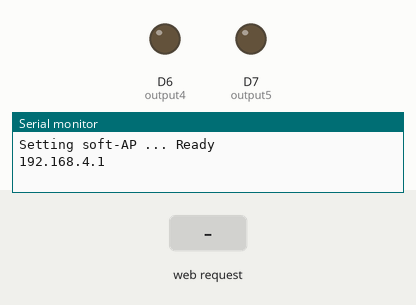
Simulated run of this sketch. Board: ESP8266 (NodeMCU). Shown: output pins drawn as LEDs (lit = HIGH), the last lines printed to the serial monitor. The inputs (shaded band) are chosen by the test bench.

Above: at 1.2 s.
1.3 s: HTTP request GET /D7/on received
At 1.9 s:
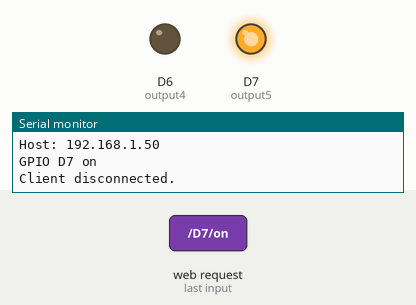
2.8 s: HTTP request GET /D6/on received
At 4.0 s:
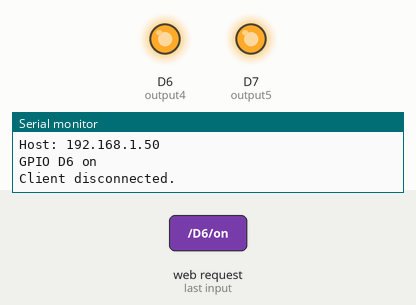
4.3 s: HTTP request GET /D7/off received
At 5.4 s:
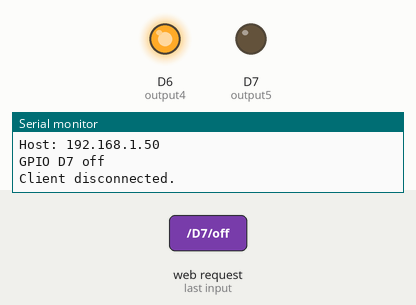
5.8 s: HTTP request GET /D6/off received
At 6.5 s:
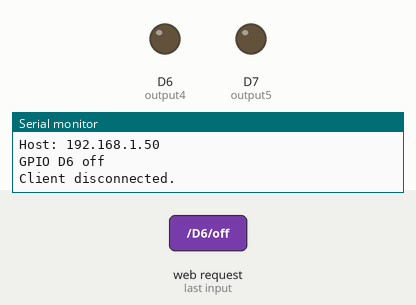
Timing chart, 0 to 8.3 s (numbered marks = the images above; inputs shaded):
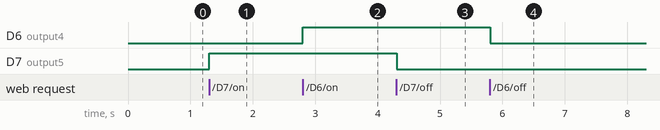

The sketch:

HTTP_test2.ino
```cpp
/*********
  Rui Santos
  Complete project details at http://randomnerdtutorials.com
*********/

// Load Wi-Fi library
#include <ESP8266WiFi.h>

// Replace with your network credentials
const char* ssid     = "abhi.sree";
const char* password = "abhilash";

// Set web server port number to 80
WiFiServer server(80);

// Variable to store the HTTP request
String header;

// Auxiliar variables to store the current output state
String output5State = "off";
String output4State = "off";

// Assign output variables to GPIO pins
const int output5 = 13;
const int output4 = 12;

void setup() {
  Serial.begin(115200);
  // Initialize the output variables as outputs
  pinMode(output5, OUTPUT);
  pinMode(output4, OUTPUT);
  // Set outputs to LOW
  digitalWrite(output5, LOW);
  digitalWrite(output4, LOW);

  // Connect to Wi-Fi network with SSID and password

  Serial.print("Setting soft-AP ... ");
  boolean result = WiFi.softAP("abhi.sreeESP", "abhilash_esp");
  if(result == true)
  {
    Serial.println("Ready");
  }
  else
  {
    Serial.println("Failed!");
  }
  Serial.println(WiFi.softAPIP());
  server.begin();
}

void loop(){
  WiFiClient client = server.available();   // Listen for incoming clients

  if (client) {                             // If a new client connects,
    Serial.println("New Client.");          // print a message out in the serial port
    String currentLine = "";                // make a String to hold incoming data from the client
    while (client.connected()) {            // loop while the client's connected
      if (client.available()) {             // if there's bytes to read from the client,
        char c = client.read();             // read a byte, then
        Serial.write(c);                    // print it out the serial monitor
        header += c;
        if (c == '\n') {                    // if the byte is a newline character
          // if the current line is blank, you got two newline characters in a row.
          // that's the end of the client HTTP request, so send a response:
          if (currentLine.length() == 0) {
            // HTTP headers always start with a response code (e.g. HTTP/1.1 200 OK)
            // and a content-type so the client knows what's coming, then a blank line:
            client.println("HTTP/1.1 200 OK");
            client.println("Content-type:text/html");
            client.println("Connection: close");
            client.println();

            // turns the GPIOs on and off
            if (header.indexOf("GET /D7/on") >= 0) {
              Serial.println("GPIO D7 on");
              output5State = "on";
              digitalWrite(output5, HIGH);
            } else if (header.indexOf("GET /D7/off") >= 0) {
              Serial.println("GPIO D7 off");
              output5State = "off";
              digitalWrite(output5, LOW);
            } else if (header.indexOf("GET /D6/on") >= 0) {
              Serial.println("GPIO D6 on");
              output4State = "on";
              digitalWrite(output4, HIGH);
            } else if (header.indexOf("GET /D6/off") >= 0) {
              Serial.println("GPIO D6 off");
              output4State = "off";
              digitalWrite(output4, LOW);
            }

            // Display the HTML web page
            client.println("<!DOCTYPE html><html>");
            client.println("<head><meta name=\"viewport\" content=\"width=device-width, initial-scale=1\">");
            client.println("<meta charset=\"UTF-8\">");
            client.println("<title>Website Design </title>");
            client.println("<link rel=\"icon\" href=\"data:,\">");
            client.println("<link rel=\"stylesheet\" href=\"https://maxcdn.bootstrapcdn.com/bootstrap/4.0.0/css/bootstrap.min.css\" integrity=\"sha384-Gn5384xqQ1aoWXA+058RXPxPg6fy4IWvTNh0E263XmFcJlSAwiGgFAW/dAiS6JXm\" crossorigin=\"anonymous\">");
              client.println("<link href=\"https://stackpath.bootstrapcdn.com/font-awesome/4.7.0/css/font-awesome.min.css\" rel=\"stylesheet\" integrity=\"sha384-wvfXpqpZZVQGK6TAh5PVlGOfQNHSoD2xbE+QkPxCAFlNEevoEH3Sl0sibVcOQVnN\" crossorigin=\"anonymous\">");

            // CSS to style the on/off buttons
            // Feel free to change the background-color and font-size attributes to fit your preferences
            client.println("<style>html { font-family: Helvetica; display: inline-block; margin: 0px auto; text-align: center; background-color:gray;}");
            client.println(".button { background-color: #195B6A; border: none; color: white; padding: 16px 40px;");
            client.println("text-decoration: none; font-size: 30px; margin: 2px; cursor: pointer;}");
            client.println("h1 { color:blue;}");
            client.println(".button2 {background-color: #77878A;}</style></head>");

            // Web Page Heading
            client.println("<body><header><nav class=\"navbar navbar-expand-lg navbar-light bg-light fixed-top\"><div class=\"container\"><div class=\"row\"><div class=\"col-12 col-sm-6 col-md-6\">");
            client.println("<a class=\"navbar-brand\" href=\"#\">abhi.sree</a>");
                  client.println("<button class=\"navbar-toggler\" type=\"button\" data-toggle=\"collapse\" data-target=\"#navbarSupportedContent\" aria-controls=\"navbarSupportedContent\" aria-expanded=\"false\" aria-label=\"Toggle navigation\">");
                    client.println("<span class=\"navbar-toggler-icon\"></span></button>");
                    client.println("");
                    client.println("");
                    client.println("");
                    client.println("");
                    client.println("");
            client.println("<h2>ESP8266 Web Server</h2>");

            // Display current state, and ON/OFF buttons for GPIO 13 (D7)
            client.println("<p>GPIO 13(D7) - State " + output5State + "</p>");
            // If the output5State is off, it displays the ON button
            if (output5State=="off") {
              client.println("<p><a href=\"/D7/on\"><button type=\"button\" class=\"btn btn-light\">ON</button></a></p>");
            } else {
              client.println("<p><a href=\"/D7/off\"><button type=\"button\" class=\"btn btn-dark\">OFF</button></a></p>");
            }

            // Display current state, and ON/OFF buttons for GPIO 12 (D6)
            client.println("<p>GPIO 12 (D6) - State " + output4State + "</p>");
            // If the output4State is off, it displays the ON button
            if (output4State=="off") {
              client.println("<p><a href=\"/D6/on\"><button type=\"button\" class=\"btn btn-light\">ON</button></a></p>");
            } else {
              client.println("<p><a href=\"/D6/off\"><button type=\"button\" class=\"btn btn-dark\">OFF</button></a></p>");
            }
            client.println("</body></html>");

            // The HTTP response ends with another blank line
            client.println();
            // Break out of the while loop
            break;
          } else { // if you got a newline, then clear currentLine
            currentLine = "";
          }
        } else if (c != '\r') {  // if you got anything else but a carriage return character,
          currentLine += c;      // add it to the end of the currentLine
        }
      }
    }
    // Clear the header variable
    header = "";
    // Close the connection
    client.stop();
    Serial.println("Client disconnected.");
    Serial.println("");
  }
}
```

Measured:
- after the input at 1.3 s, D7 (output5): LOW → HIGH at once
- after the input at 2.8 s, D6 (output4): LOW → HIGH at once
- after the input at 4.3 s, D7 (output5): HIGH → LOW at once
- after the input at 5.8 s, D6 (output4): HIGH → LOW at once
